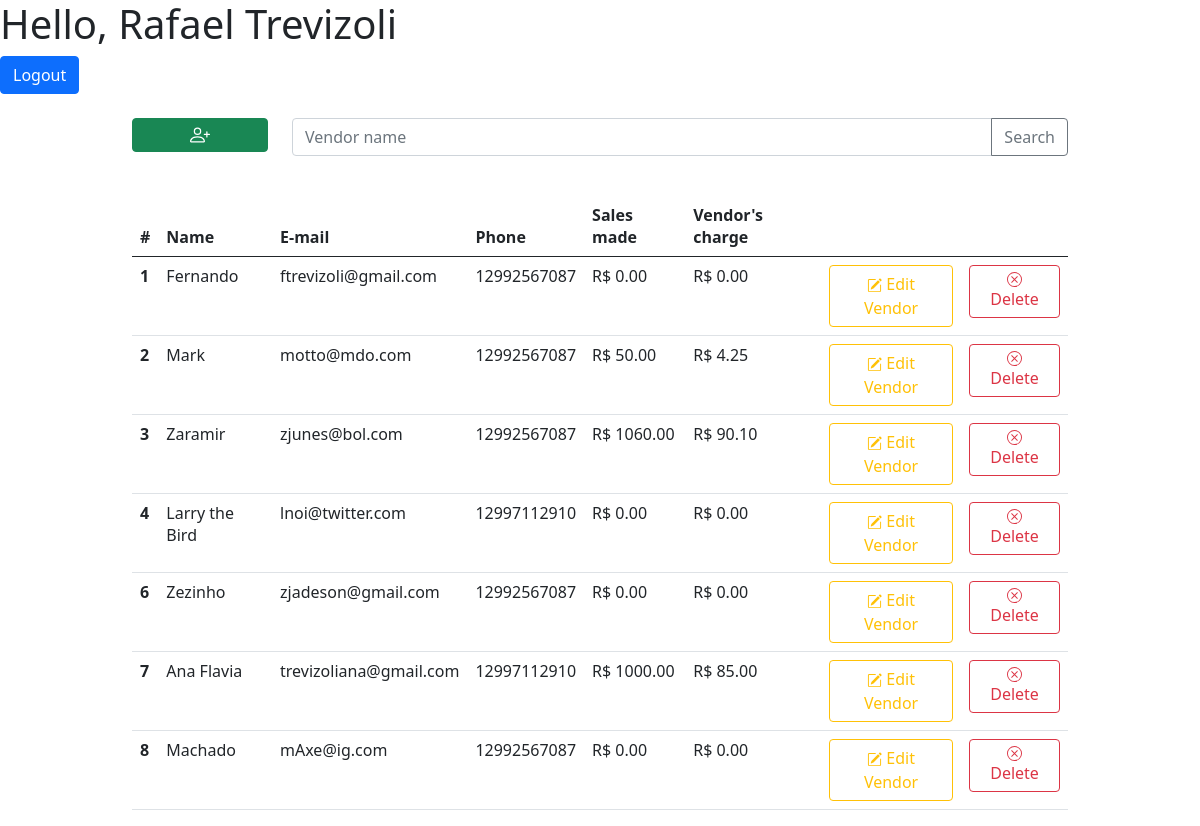
Screenshot of / (signed in) with the database file from the repository.
### tables this page shows
CREATE TABLE `vendor` (
  `Vendor_Id` int(11) NOT NULL,
  `Vendor_Name` varchar(50) NOT NULL,
  `Vendor_Email` varchar(70) NOT NULL,
  `Vendor_Phone` varchar(15) NOT NULL,
  `Vendor_Sales` int(30) NOT NULL,
  `Vendor_Status_Id` int(2) NOT NULL
);

### src/home.php (the view, shortened to what this page needs)
<?php
$userName = $_SESSION['login'];
?>
<?php
function makeVendorsTableHead()
{
    echo "<tr>
            <th scope='col'>#</th>
            <th scope='col'>Name</th>
            <th scope='col'>E-mail</th>
            <th scope='col'>Phone</th>
            <th scope='col'>Sales made</th>
            <th scope='col'>Vendor's charge</th>
            <th scope='col'></th>
            <th scope='col'></th>
        </tr>";
};
function makeVendorsTable()
{
    include('db-connection.php');
    $sql = "Select  V.Vendor_Id,
	                V.Vendor_Name,
                    V.Vendor_Email,
                    V.Vendor_Phone,
                    Truncate(IfNull(Sum(S.Sale_Value), 0), 2) Vendor_Sales,
                    Truncate(IfNull(Sum(S.Sale_Value), 0) * 0.085, 2) Vendor_Charge
            From Vendor V
                Left Join Sale S On V.Vendor_Id = S.Sale_Vendor_Id
            Where Vendor_Status_Id = 1
            Group by V.Vendor_Id, V.Vendor_Name, V.Vendor_Email, V.Vendor_Phone
        ";
    $result = $conn->query($sql);
    if ($result->num_rows > 0) {
        while ($row = $result->fetch_assoc()) {
            echo "<tr class='table-row' id='vendorsTableRow" . $row["Vendor_Id"] . "' data-href='#'>
                    <th scope='row'>" . $row["Vendor_Id"] . "</th>
                    <td>" . $row["Vendor_Name"] . "</td>
                    <td>" . $row["Vendor_Email"] . "</td>
                    <td>" . $row['Vendor_Phone'] . "</td>
                    <td>R$ " . $row['Vendor_Sales'] . "</td>
                    <td>R$ " . $row['Vendor_Charge'] . "</td>
                    <td>
                        <a class='btn btn-outline-warning' href = '../tray-homework-php-test/?vendorId=" . $row['Vendor_Id'] . "&edit'>
                            <svg xmlns='http://www.w3.org/2000/svg' width='15' height='15' fill='currentColor' class='bi bi-pencil-square' viewBox='0 0 16 16'>
                                <path d='M15.502 1.94a.5.5 0 0 1 0 .706L14.459 3.69l-2-2L13.502.646a.5.5 0 0 1 .707 0l1.293 1.293zm-1.75 2.456-2-2L4.939 9.21a.5.5 0 0 0-.121.196l-.805 2.414a.25.25 0 0 0 .316.316l2.414-.805a.5.5 0 0 0 .196-.12l6.813-6.814z'/>
                                <path fill-rule='evenodd' d='M1 13.5A1.5 1.5 0 0 0 2.5 15h11a1.5 1.5 0 0 0 1.5-1.5v-6a.5.5 0 0 0-1 0v6a.5.5 0 0 1-.5.5h-11a.5.5 0 0 1-.5-.5v-11a.5.5 0 0 1 .5-.5H9a.5.5 0 0 0 0-1H2.5A1.5 1.5 0 0 0 1 2.5v11z'/>
                            </svg>" . " Edit Vendor" . "
                        </a>
                    </td>
                    <td>
                        <a class='btn btn-outline-danger' href ='../tray-homework-php-test/?vendorId=" . $row['Vendor_Id'] . "&delete'>
                            <svg xmlns='http://www.w3.org/2000/svg' width='15' height='15' fill='currentColor' class='bi bi-x-circle' viewBox='0 0 16 16'>
                                <path d='M8 15A7 7 0 1 1 8 1a7 7 0 0 1 0 14zm0 1A8 8 0 1 0 8 0a8 8 0 0 0 0 16z'/>
                                <path d='M4.646 4.646a.5.5 0 0 1 .708 0L8 7.293l2.646-2.647a.5.5 0 0 1 .708.708L8.707 8l2.647 2.646a.5.5 0 0 1-.708.708L8 8.707l-2.646 2.647a.5.5 0 0 1-.708-.708L7.293 8 4.646 5.354a.5.5 0 0 1 0-.708z'/>
                            </svg>" . " Delete" . "
                        </a>
                    </td>
                </tr>";
        }
    }
}
?>
<h1><?php echo "Hello, " . $userName; ?></h1>
<a class="btn btn-primary" href="../tray-homework-php-test/?logout">Logout</a>
<div class="container py-4" style="width: 80%;">
    <div class="row align-items-start">
        <div class="col-md-2">
            <a class="btn btn-success" style="width: 100%;" href="../tray-homework-php-test/?vendorId&new">
            </a>
        </div>
        <div class="col-md">
            <form action="../tray-homework-php-test/?vendorsSearch<?=$vendorsSearch?>">
                <div class="input-group mb-3">
                        <input type="text" class="form-control" placeholder="Vendor name" name="vendorsSearch" value="<?=$_GET['vendorsSearch']?>">
                        <button type="submit" class="btn btn-outline-secondary">Search</button>
                </div>
            </form>
        </div>
    </div>
</div>
<div class="container" style="width: 80%;">
    <table class="table table-hover table-responsive">
        <thead>
            <?php makeVendorsTableHead(); ?>
        </thead>
        <tbody>
            <?php makeVendorsTable(); ?>
        </tbody>
    </table>
</div>

### index.php (shortened to what this page needs)
<html>
<head>
    <link href="https://cdn.jsdelivr.net/npm/bootstrap@5.0.2/dist/css/bootstrap.min.css" rel="stylesheet">
</head>
<body>
    <?php
    if (!isset($_SESSION['login'])) {
        include('src/login.php');
    } else {
        include('src/home.php');
    }
    ?>
</body>
</html>

### src/home.php (style rules this page uses)
.table-row { cursor: pointer; }

### rows the page displays
vendor: Vendor_Id "1", Vendor_Name "Fernando", Vendor_Email "ftrevizoli@gmail.com", Vendor_Phone "12992567087", Vendor_Sales "0.00", Vendor_Charge "0.00"
vendor: Vendor_Id "2", Vendor_Name "Mark", Vendor_Email "motto@mdo.com", Vendor_Phone "12992567087", Vendor_Sales "50.00", Vendor_Charge "4.25"
vendor: Vendor_Id "3", Vendor_Name "Zaramir", Vendor_Email "zjunes@bol.com", Vendor_Phone "12992567087", Vendor_Sales "1060.00", Vendor_Charge "90.10"
vendor: Vendor_Id "4", Vendor_Name "Larry the Bird", Vendor_Email "lnoi@twitter.com", Vendor_Phone "12997112910", Vendor_Sales "0.00", Vendor_Charge "0.00"
vendor: Vendor_Id "6", Vendor_Name "Zezinho", Vendor_Email "zjadeson@gmail.com", Vendor_Phone "12992567087", Vendor_Sales "0.00", Vendor_Charge "0.00"
vendor: Vendor_Id "7", Vendor_Name "Ana Flavia", Vendor_Email "trevizoliana@gmail.com", Vendor_Phone "12997112910", Vendor_Sales "1000.00", Vendor_Charge "85.00"
vendor: Vendor_Id "8", Vendor_Name "Machado", Vendor_Email "mAxe@ig.com", Vendor_Phone "12992567087", Vendor_Sales "0.00", Vendor_Charge "0.00"
